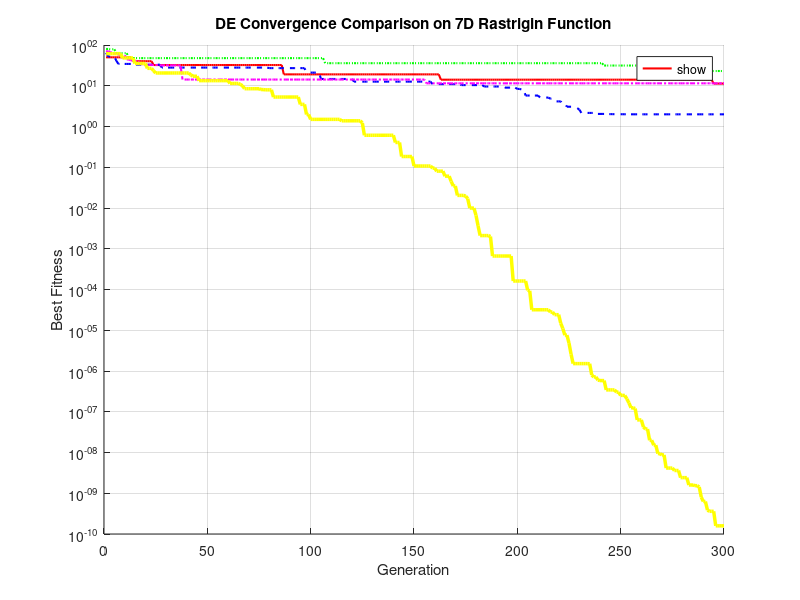

The MATLAB source for this figure:
% -------------------------------------------------------------------------
% Author: Nnaji Obinna
% Student ID: 101001461
% Institution: Ontario Tech University
% Project: Rastrigin Function Optimization using GA, DE, and PSO
% Description: DE variants comparison on 7D Rastrigin function
% Copyright (c) 2025 Nnaji Obinna & Ontario Tech University.
% All rights reserved.
% -------------------------------------------------------------------------
function DERastrigin7D()
clc; clear; close all;

fprintf('=== RUNNING DE ON 7D RASTRIGIN FUNCTION ===\n');

%% DE Parameters for 7D
pop_size = 70;
num_gen = 300;
dim = 7;
lb = -5.12;
ub = 5.12;

% Strategies to compare
mutation_strategies = {'DE/rand/1 (Original)', 'DE/best/1', 'DE/rand/2', 'DE/current-to-best/1', 'Adaptive DE'};
best_curves = cell(5, 1);
best_solutions = cell(5, 1);
best_fitnesses = zeros(5, 1);
computation_times = zeros(5, 1);

%% Run all 5 DE variants
for strategy = 1:5
    fprintf('Running %s for 7D Rastrigin...\n', mutation_strategies{strategy});
    tic;
    
    %% Initialize Population
    pop = lb + (ub - lb) * rand(pop_size, dim);
    
    % Evaluate fitness
    fitness = zeros(pop_size, 1);
    for i = 1:pop_size
        fitness(i) = rastrigin_7d(pop(i, :));
    end

    [best_fitness, idx] = min(fitness);
    best_solution = pop(idx, :);
    best_curve = zeros(num_gen, 1);
    
    % Initialize variables for adaptive DE
    if strategy == 5
        success_history = [];
        F_history = [];
        CR_history = [];
        strategy_performance = ones(4, 10);
        current_strategy = 1;
    end

    %% DE Main Loop
    for gen = 1:num_gen
        [~, global_best_idx] = min(fitness);
        successful_mutations = 0;
        
        for i = 1:pop_size
            %% ADAPTIVE DE: Auto-select parameters and strategy
            if strategy == 5
                [F, CR, current_strategy] = adaptive_parameters(...
                    gen, success_history, F_history, CR_history, strategy_performance);
            else
                % Fixed parameters for non-adaptive strategies
                F = 0.8;
                CR = 0.9;
            end
            
            % Mutation: Select strategy
            switch strategy
                case 1 % DE/rand/1 (Original)
                    idxs = randperm(pop_size, 3);
                    while any(idxs == i)
                        idxs = randperm(pop_size, 3);
                    end
                    a = pop(idxs(1), :);
                    b = pop(idxs(2), :);
                    c = pop(idxs(3), :);
                    mutant = a + F * (b - c);
                    
                case 2 % DE/best/1
                    [~, best_idx] = min(fitness);
                    idxs = randperm(pop_size, 2);
                    while any(idxs == i) || any(idxs == best_idx)
                        idxs = randperm(pop_size, 2);
                    end
                    a = pop(best_idx, :);
                    b = pop(idxs(1), :);
                    c = pop(idxs(2), :);
                    mutant = a + F * (b - c);
                    
                case 3 % DE/rand/2
                    idxs = randperm(pop_size, 5);
                    while any(idxs == i)
                        idxs = randperm(pop_size, 5);
                    end
                    a = pop(idxs(1), :);
                    b = pop(idxs(2), :);
                    c = pop(idxs(3), :);
                    d = pop(idxs(4), :);
                    e = pop(idxs(5), :);
                    mutant = a + F * (b - c) + F * (d - e);
                    
                case 4 % DE/current-to-best/1
                    idxs = randperm(pop_size, 2);
                    while any(idxs == i) || any(idxs == global_best_idx)
                        idxs = randperm(pop_size, 2);
                    end
                    current = pop(i, :);
                    best = pop(global_best_idx, :);
                    r1 = pop(idxs(1), :);
                    r2 = pop(idxs(2), :);
                    mutant = current + F * (best - current) + F * (r1 - r2);
                    
                case 5 % Adaptive DE
                    mutant = apply_strategy(current_strategy, pop, i, F, global_best_idx, fitness);
            end
            
            mutant = max(min(mutant, ub), lb); % Bound check

            % Crossover
            trial = pop(i, :);
            j_rand = randi(dim);
            for j = 1:dim
                if rand < CR || j == j_rand
                    trial(j) = mutant(j);
                end
            end

            % Selection
            trial_fit = rastrigin_7d(trial);
            
            if trial_fit < fitness(i)
                pop(i, :) = trial;
                fitness(i) = trial_fit;
                successful_mutations = successful_mutations + 1;
                
                % Update adaptive DE information
                if strategy == 5
                    F_history = [F_history, F];
                    CR_history = [CR_history, CR];
                    strategy_performance(current_strategy, mod(gen-1, 10)+1) = ...
                        strategy_performance(current_strategy, mod(gen-1, 10)+1) + 1;
                end
            end
        end

        % Update success history for adaptive DE
        if strategy == 5
            success_rate = successful_mutations / pop_size;
            success_history = [success_history, success_rate];
            
            % Keep history size reasonable
            if length(success_history) > 20
                success_history = success_history(end-19:end);
            end
            if length(F_history) > 50
                F_history = F_history(end-49:end);
            end
            if length(CR_history) > 50
                CR_history = CR_history(end-49:end);
            end
        end

        % Track best solution
        [current_best, idx] = min(fitness);
        if current_best < best_fitness
            best_fitness = current_best;
            best_solution = pop(idx, :);
        end

        best_curve(gen) = best_fitness;
        
        % Display progress for adaptive DE
        if strategy == 5 && mod(gen, 50) == 0
            fprintf('  Generation %d: Best Fitness = %.4f\n', gen, best_fitness);
        end
    end

    computation_times(strategy) = toc;
    
    % Store results
    best_curves{strategy} = best_curve;
    best_solutions{strategy} = best_solution;
    best_fitnesses(strategy) = best_fitness;
    
    % Display results
    fprintf('%s - Best Fitness: %.4f, Time: %.2fs\n\n', ...
            mutation_strategies{strategy}, best_fitness, computation_times(strategy));
end

%% Plot results
figure;
colors = ['r', 'b', 'g', 'm', 'y'];
line_styles = {'-', '--', ':', '-.', '-'};
line_widths = [1.5, 1.5, 1.5, 1.5, 2.5];

hold on;
for i = 1:5
    plot(1:num_gen, best_curves{i}, 'Color', colors(i), 'LineStyle', line_styles{i}, ...
         'LineWidth', line_widths(i), 'DisplayName', mutation_strategies{i});
end
hold off;

xlabel('Generation');
ylabel('Best Fitness');
title('DE Convergence Comparison on 7D Rastrigin Function');
legend('show', 'Location', 'northeast');
grid on;
set(gca, 'YScale', 'log');

%% Display summary results
fprintf('\n=== FINAL RESULTS FOR 7D RASTRIGIN ===\n');
fprintf('%-25s %-12s %-10s\n', 'Strategy', 'Best Fitness', 'Time (s)');
fprintf('%-25s %-12s %-10s\n', '-----------------------', '-----------', '--------');
for i = 1:5
    fprintf('%-25s %-12.4f %-10.2f\n', mutation_strategies{i}, best_fitnesses(i), computation_times(i));
end

[best_overall_fitness, best_idx] = min(best_fitnesses);
fprintf('\nBEST PERFORMER: %s with fitness = %.6f\n', ...
        mutation_strategies{best_idx}, best_overall_fitness);

end

%% Adaptive DE Functions
function [F, CR, strategy_idx] = adaptive_parameters(gen, success_history, F_history, CR_history, strategy_performance)
    % Adaptive parameter and strategy selection
    
    if isempty(success_history)
        % Random initialization
        F = 0.5 + rand() * 0.5;
        CR = 0.5 + rand() * 0.4;
        strategy_idx = randi(4);
    else
        % Adapt F based on success history
        if ~isempty(F_history)
            recent_success = mean(success_history(max(1, end-4):end));
            if recent_success > 0.1
                F = 0.6 + rand() * 0.4;
            else
                F = 0.3 + rand() * 0.4;
            end
        else
            F = 0.5 + rand() * 0.5;
        end
        
        % Adapt CR
        if ~isempty(CR_history)
            recent_CR = mean(CR_history(max(1, end-9):end));
            CR = max(0.1, min(0.9, recent_CR + randn() * 0.1));
        else
            CR = 0.5 + rand() * 0.4;
        end
        
        % Select strategy based on performance
        strategy_scores = mean(strategy_performance, 2);
        probabilities = strategy_scores / sum(strategy_scores);
        
        % Roulette wheel selection
        r = rand();
        cum_prob = 0;
        for i = 1:length(probabilities)
            cum_prob = cum_prob + probabilities(i);
            if r <= cum_prob
                strategy_idx = i;
                break;
            end
        end
    end
end

function mutant = apply_strategy(strategy_idx, pop, i, F, global_best_idx, fitness)
    % Apply selected mutation strategy
    pop_size = size(pop, 1);
    
    switch strategy_idx
        case 1 % DE/rand/1
            idxs = randperm(pop_size, 3);
            while any(idxs == i)
                idxs = randperm(pop_size, 3);
            end
            a = pop(idxs(1), :);
            b = pop(idxs(2), :);
            c = pop(idxs(3), :);
            mutant = a + F * (b - c);
            
        case 2 % DE/best/1
            [~, best_idx] = min(fitness);
            idxs = randperm(pop_size, 2);
            while any(idxs == i) || any(idxs == best_idx)
                idxs = randperm(pop_size, 2);
            end
            a = pop(best_idx, :);
            b = pop(idxs(1), :);
            c = pop(idxs(2), :);
            mutant = a + F * (b - c);
            
        case 3 % DE/rand/2
            idxs = randperm(pop_size, 5);
            while any(idxs == i)
                idxs = randperm(pop_size, 5);
            end
            a = pop(idxs(1), :);
            b = pop(idxs(2), :);
            c = pop(idxs(3), :);
            d = pop(idxs(4), :);
            e = pop(idxs(5), :);
            mutant = a + F * (b - c) + F * (d - e);
            
        case 4 % DE/current-to-best/1
            idxs = randperm(pop_size, 2);
            while any(idxs == i) || any(idxs == global_best_idx)
                idxs = randperm(pop_size, 2);
            end
            current = pop(i, :);
            best = pop(global_best_idx, :);
            r1 = pop(idxs(1), :);
            r2 = pop(idxs(2), :);
            mutant = current + F * (best - current) + F * (r1 - r2);
    end
end

%% Rastrigin 7D Function
function z = rastrigin_7d(x)
    % 7D Rastrigin function
    % Minimum at x = [0,0,...,0] with f(x) = 0
    n = length(x);
    z = 10 * n;
    for i = 1:n
        z = z + (x(i)^2 - 10 * cos(2 * pi * x(i)));
    end
end